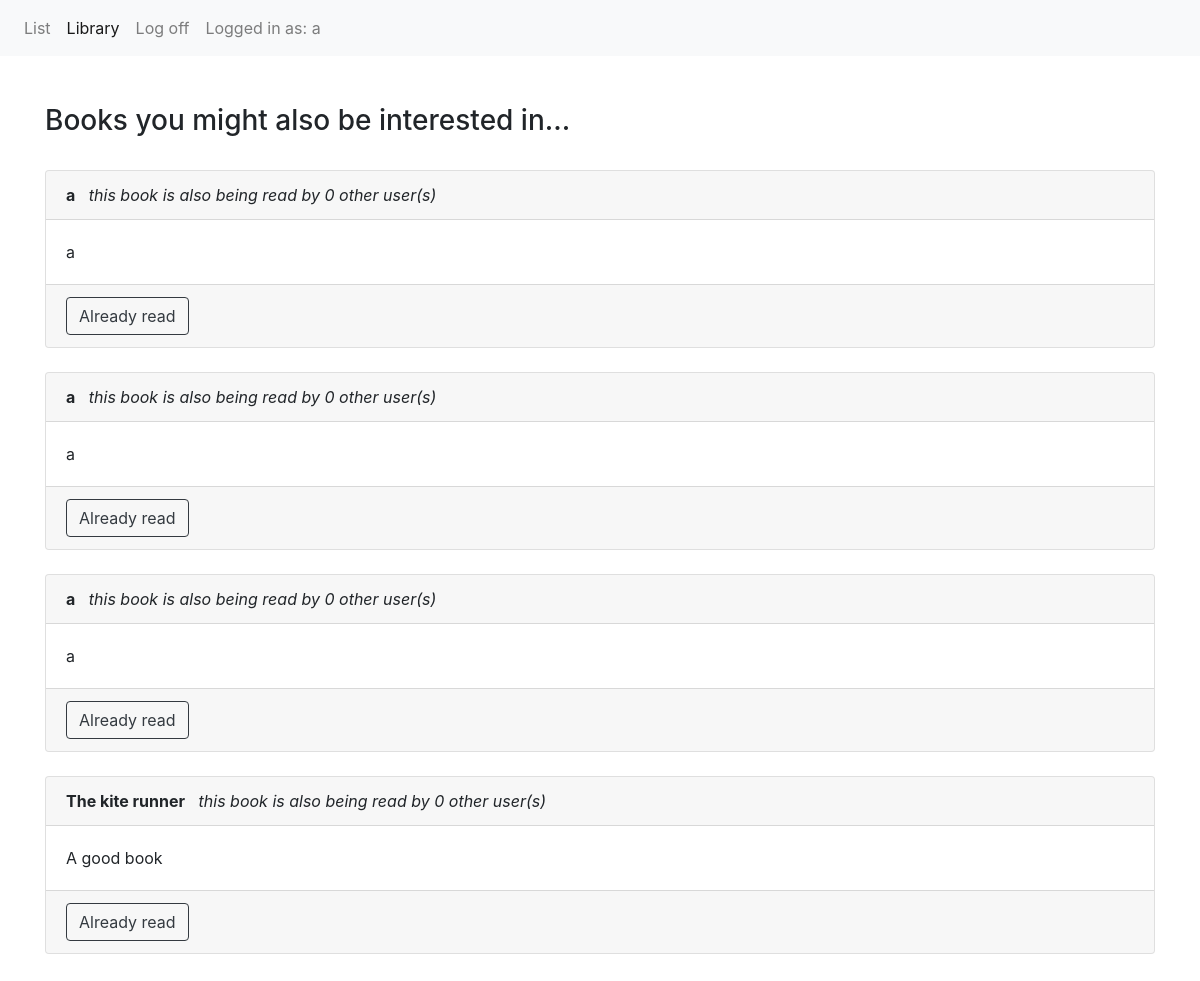
Page /library (signed in) on the earlier database version.
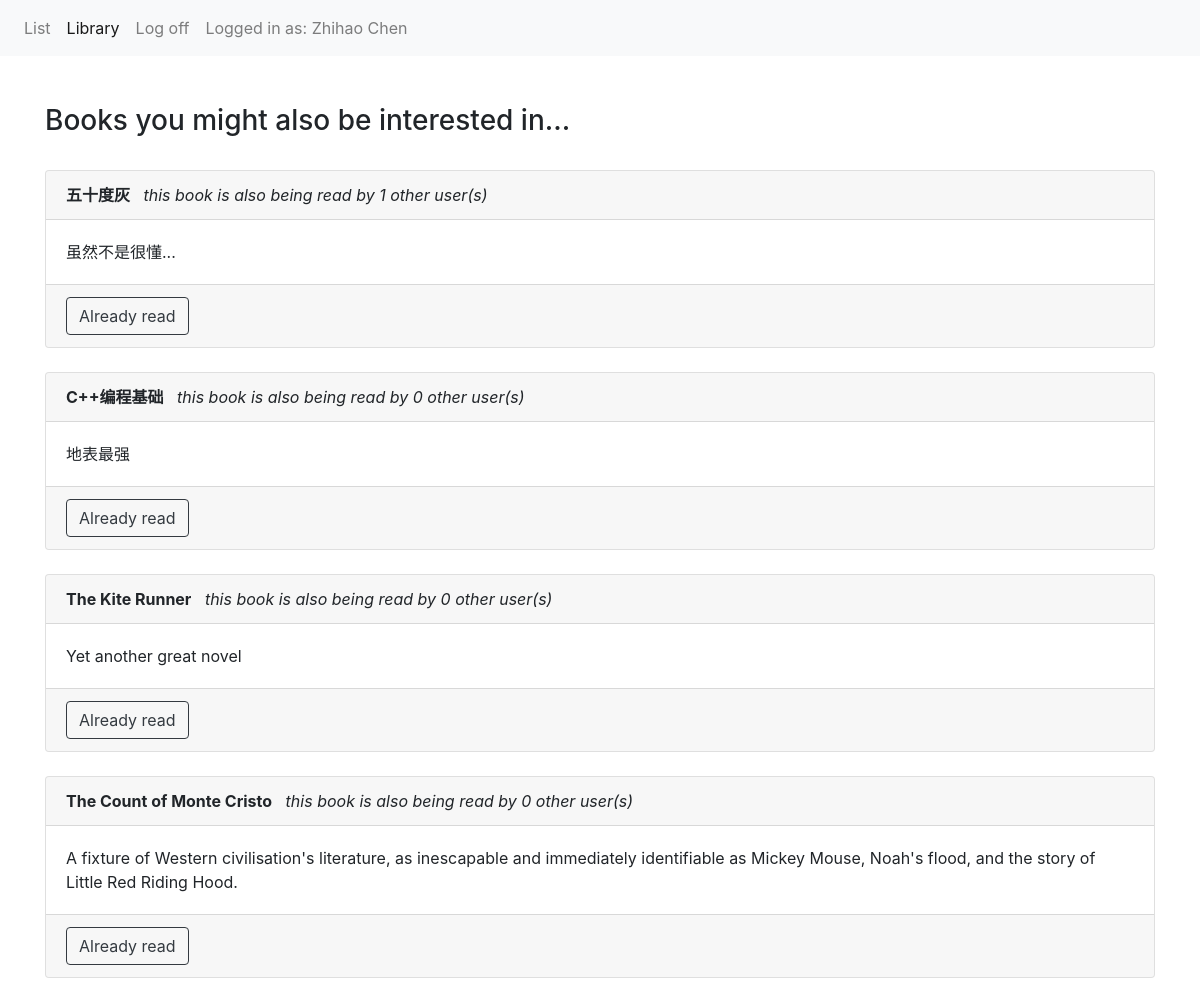
Same page on the later database version.
### app/models.py (models this page shows, shortened)
class Book (db.Model):
    id = db.Column(db.Integer,primary_key=True)
    title = db.Column(db.String(250), index=True,unique=True)
    description = db.Column(db.String(5000), index=True)
    reader = db.relationship('Reader',secondary=readship)

class Reader (db.Model):
    id = db.Column(db.Integer, primary_key=True) #id is not presented to the user, but is used to identify tasks at the backend
    name = db.Column(db.String(250), index=True,unique=True)
    password = db.Column(db.String(250),index=True)
    book = db.relationship('Book',secondary=readship)

### app/views.py (the view)
@app.route('/library',methods=['GET','POST'])
def library():
    rdr = Reader.query.filter_by(name=session['active_user']).first()
    read_books = rdr.book
    books = Book.query.all()
    for book in read_books:
        books.remove(book)
    app.logger.info('entered library')
    return render_template('library.html',title="Book Library",books=books)

### app/templates/library.html
{% extends "base.html" %}
{% block content %}
<nav class="navbar navbar-expand-sm bg-light navbar-light">
  <ul class="navbar-nav">
    <li class="nav-item">
      <a class="nav-link" href="/list">List</a>
    </li>
    <li class="nav-item">
      <a class="nav-link active" href="/library">Library</a>
    </li>
    <li class="nav-item justify-content-end">
      <a class="nav-link" href="/logout">Log off</a>
    </li>
    <li class="nav-item">
      <a class="nav-link">Logged in as: {{session['active_user']}}</a>
    </li>
  </ul>
</nav>
<br><br>
<div class="container">
  {% if books %}
  <h3>Books you might also be interested in...</h3><br>
  {% else %}
  <h3>Oops.. why not delete some books from your list?</h3><br>
  {% endif %}
{% for book in books %}
  <div class="card">
    <div class="card-header"><b>{{book.title}}</b>    <i>   &nbsp  this book is also being read by {{book.reader|length}} other user(s)</i></div>
    <div class="card-body">{{book.description}}</div>
    <div class="card-footer">
      <a href="/finish/{{book.id}}" class="btn btn-outline-dark" role="button">Already read</a>
    </div>
  </div><br>
{% endfor %}
<br><br><br><br>
</div>
{% endblock %}

Differences in the rows shown:
no longer on this page (row edited): Book: title "a", reader|length "0", description "a"
no longer on this page (row edited): Book: title "a", reader|length "0", description "a"
removed Book: title "The kite runner", reader|length "0", description "A good book"
now on this page (row edited): Reader: active_user "Zhihao Chen"
changed Book: title "a" → "五十度灰"; reader|length "0" → "1"; description "a" → "虽然不是很懂..."
added Book: title "C++编程基础", reader|length "0", description "地表最强"
added Book: title "The Kite Runner", reader|length "0", description "Yet another great novel"
added Book: title "The Count of Monte Cristo", reader|length "0", description "A fixture of Western civilisation's literature, as inescapable and immediately identifiable as Mickey Mouse, Noah's flood, and the story of Little Red Riding Hood."
Other differences:
{{ session['active_user'] }}: "a" → (not shown)
